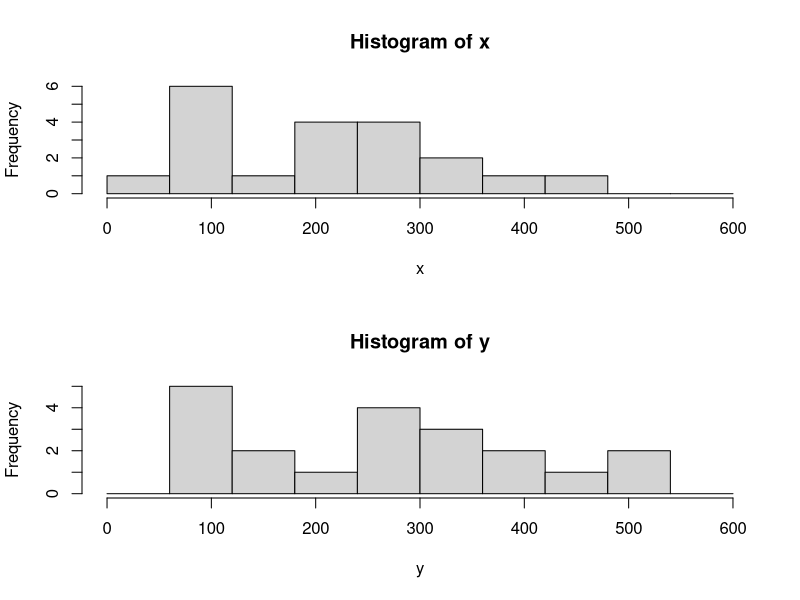
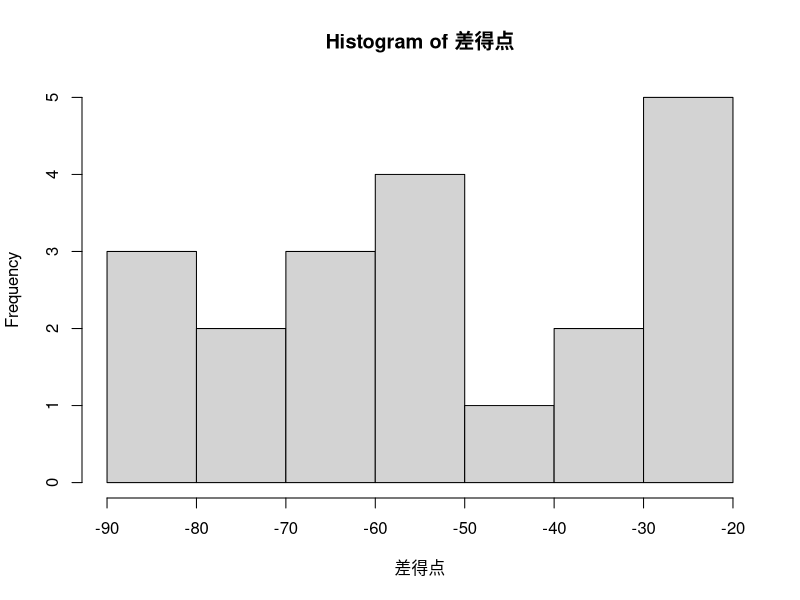
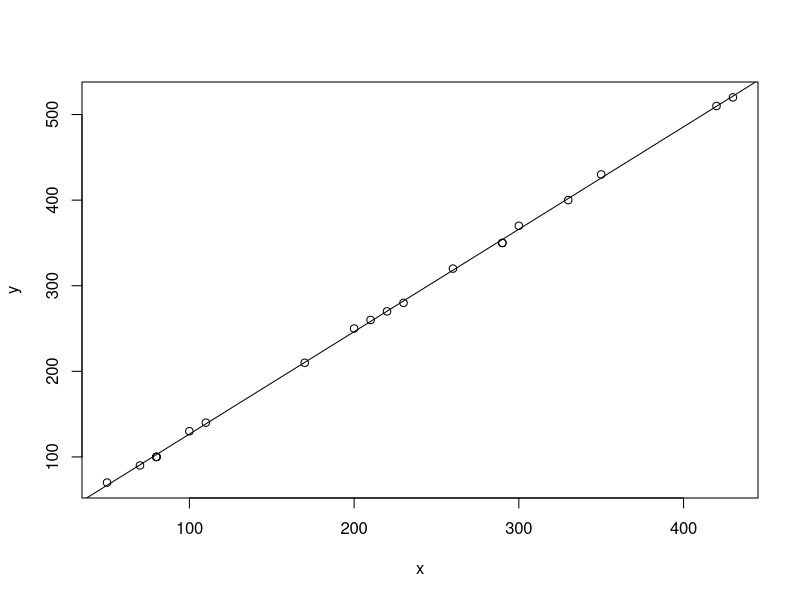

Write R code to recreate these figures, in order.

# 11.2.1 問題(1) ------------------------------------------------------------

# (1.1)
x <- c(290, 50, 80, 100, 200, 350, 430, 80, 210, 110, 70, 260, 220, 330, 170, 420, 80, 300, 290, 230)
y <- c(350, 70, 100, 130, 250, 430, 520, 100, 260, 140, 90, 320, 270, 400, 210, 510, 100, 370, 350, 280)

par(mfrow=c(2, 1))
hist(x, breaks=c(0, 60, 120, 180, 240, 300, 360, 420, 480, 540, 600))
hist(y, breaks=c(0, 60, 120, 180, 240, 300, 360, 420, 480, 540, 600))

mean(x)
median(x)

mean(y)
median(y)

varp <- function(x){
  標本分散 <- var(x) * ((length(x) -1)/length(x))
  標本分散
}

print(varp(x))
print(varp(y))

print(sqrt(varp(x)))
print(sqrt(varp(y)))

# (1.2)
差得点 <- x - y
par(mfrow=c(1, 1))
hist(差得点)
mean(差得点)
median(差得点)
varp(差得点)
sqrt(varp(差得点))

# (1.3)
cor(x, y)

# (1.4)

単回帰結果 <- lm(y~x)
summary(単回帰結果)

plot(x, y)
abline(単回帰結果)

